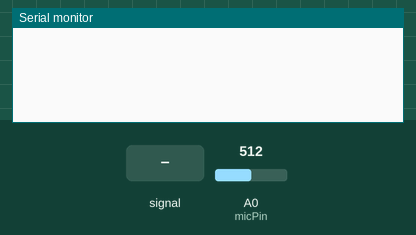
Recording of a sketch running on a simulated Arduino Uno, built with avr-gcc and run on an emulated ATmega328P. On the bench: the last lines printed to the serial monitor. The test bench sets the inputs (shaded band); at power-on: A0 (micPin) = 512.

Above: at 1.7 s.
1.8 s: A0 (micPin) fed a 200 Hz sine of ±81 counts around its level
At 2.3 s:
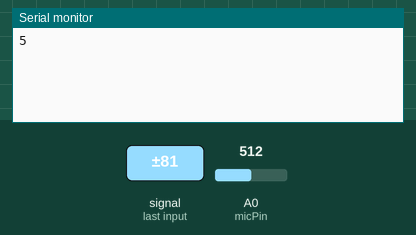
4.3 s: A0 (micPin) fed a 1000 Hz sine of ±255 counts around its level
At 5.7 s:
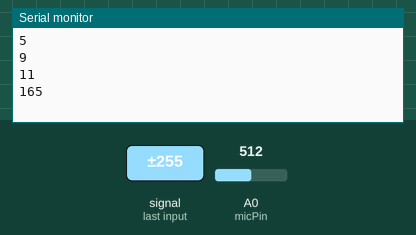
Timing chart, 0 to 7.3 s (numbered marks = the images above; inputs shaded):
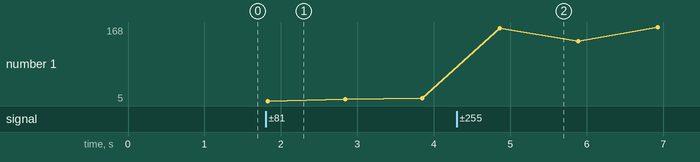

Measured:
- after the input at 1.8 s, the serial monitor: prints a new line at once (image 1)
- after the input at 4.3 s, the serial monitor: prints a new line after 0.56 s (image 2)
- plotted number 1: 11 → 128 after the input at 4.3 s

The sketch:

sketch_jul01b.ino
```cpp
int micPin = A0;
int gndPin = A1;
int powerPin = A2;
int micValue1 = 0;
int micValue2 = 0;


void setup() {
    Serial.begin(9600);
  pinMode(powerPin, OUTPUT);
  pinMode(gndPin, OUTPUT);
  pinMode(micPin, INPUT);
  digitalWrite(gndPin,LOW);
  delay(500);
  digitalWrite(powerPin,HIGH);
  Serial.begin(9600);
}

void loop() {
  micValue1 = analogRead(micPin);
  delay(10);
  micValue2 = analogRead(micPin);

  if (micValue2-micValue1 > 2){
     Serial.println(micValue2-micValue1);
  delay(1000);
  }

}
```
